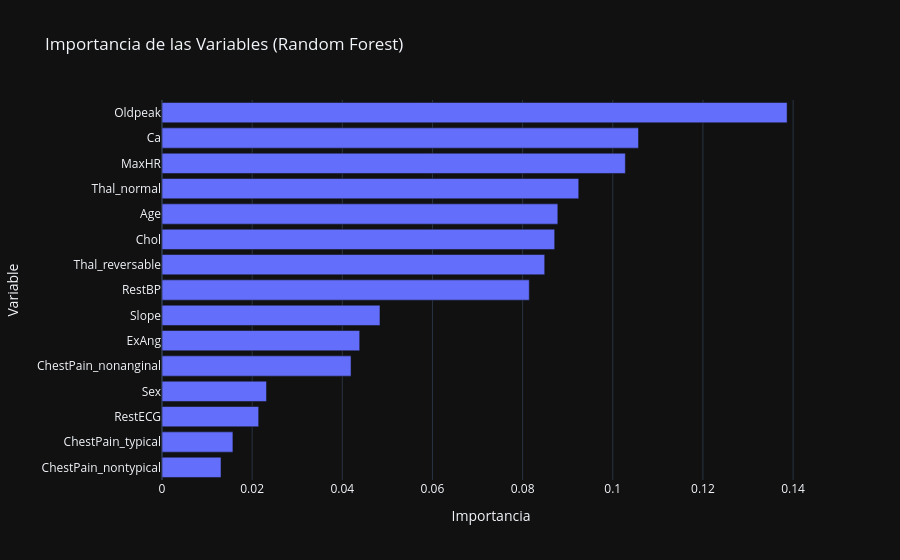

The code cell stored with this chart in its notebook:
### Markdown cell above
### 3.1. Importancia de Variables
Una de las grandes ventajas de Random Forest es que nos permite medir qué tan importante fue cada variable para la predicción. Lo visualizaremos para entender mejor qué factores influyen más en el diagnóstico.

### Code cell
# Extraer la importancia de las variables
importances = rf_model.feature_importances_
feature_names = X_encoded.columns

# Crear un DataFrame para facilitar la visualización
importance_df = pd.DataFrame({'Feature': feature_names, 'Importance': importances})
importance_df = importance_df.sort_values(by='Importance', ascending=False)

# Visualizar con Plotly Express
fig = px.bar(
    importance_df.head(15), 
    x='Importance', 
    y='Feature', 
    orientation='h', 
    title='Importancia de las Variables (Random Forest)',
    labels={'Feature': 'Variable', 'Importance': 'Importancia'}
)
fig.update_layout(yaxis={'categoryorder':'total ascending'})
fig.show()

### Figure 1 — Plotly figure (JSON) as saved in the notebook; plotly's stock layout.template omitted (floating-point values rounded to 4 significant figures)
{"data": [{"hovertemplate": "Importancia=%{x}<br>Variable=%{y}<extra></extra>", "legendgroup": "", "marker": {"color": "#636efa", "pattern": {"shape": ""}}, "name": "", "orientation": "h", "showlegend": false, "textposition": "auto", "x": [0.1387, 0.1057, 0.1028, 0.09245, 0.08781, 0.08712, 0.0849, 0.08148, 0.04836, 0.04386, 0.04194, 0.02318, 0.02145, 0.01573, 0.01309], "xaxis": "x", "y": ["Oldpeak", "Ca", "MaxHR", "Thal_normal", "Age", "Chol", "Thal_reversable", "RestBP", "Slope", "ExAng", "ChestPain_nonanginal", "Sex", "RestECG", "ChestPain_typical", "ChestPain_nontypical"], "yaxis": "y", "type": "bar"}], "layout": {"xaxis": {"anchor": "y", "domain": [0.0, 1.0], "title": {"text": "Importancia"}}, "yaxis": {"anchor": "x", "domain": [0.0, 1.0], "title": {"text": "Variable"}, "categoryorder": "total ascending"}, "legend": {"tracegroupgap": 0}, "title": {"text": "Importancia de las Variables (Random Forest)"}, "barmode": "relative"}}
